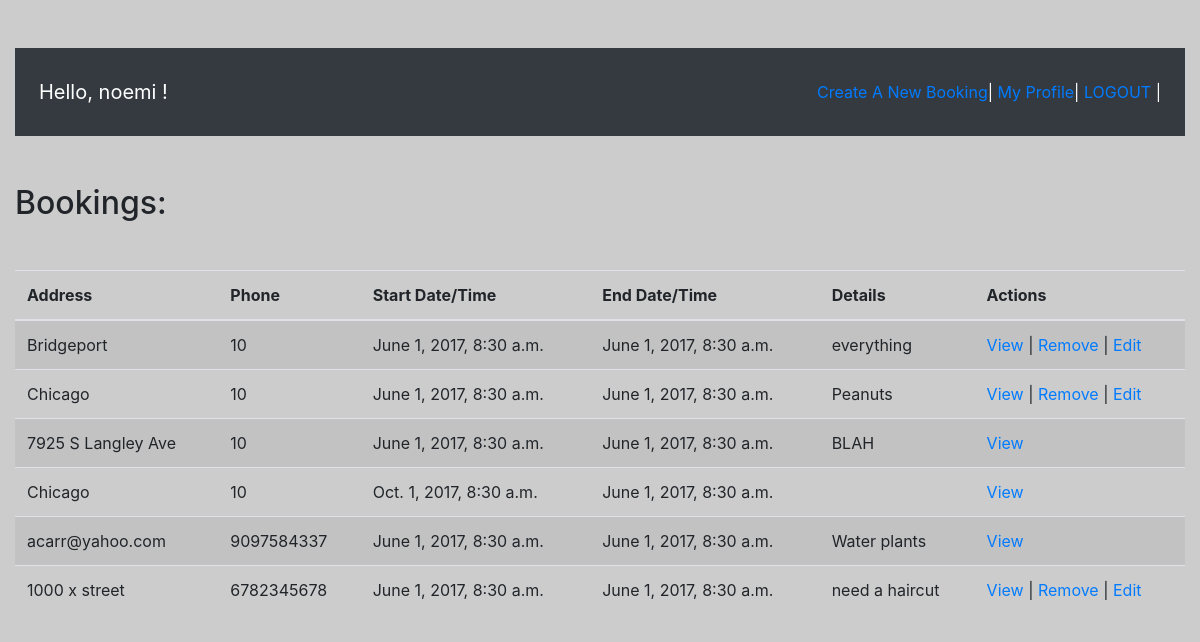
Page /dash (signed in) on the committed database.
### exam_app/models.py (models this page shows)
class User(models.Model):
    first_name = models.CharField(max_length=45)
    last_name = models.CharField(max_length=45)
    email = models.CharField(max_length=45)
    password = models.CharField(max_length=255)
    created_at = models.DateTimeField(auto_now_add=True)
    updated_at = models.DateTimeField(auto_now=True)
    objects=UserManager()

class Book(models.Model):
    address = models.CharField(max_length=255)
    phone = models.IntegerField()
    start = models.DateTimeField(max_length=45)
    end = models.DateTimeField(max_length=45)
    notes = models.CharField(max_length=255)
    creator = models.ForeignKey(User, related_name= "book")
    created_at = models.DateTimeField(auto_now_add=True)
    updated_at = models.DateTimeField(auto_now=True)
    objects=BookManager()

### exam_app/views.py (the view)
# urls.py: url(r'^dash$', views.dash), # This shows the dashboard for the users.
def dash(request):
    user= User.objects.get(id=request.session['user_id'])
    context = {
        'user': user,
        'all_books': Book.objects.all()
    }
    return render(request, 'dash.html', context)

### exam_app/templates/dash.html (shortened to what this page needs)
<!DOCTYPE html>
<html lang="en">
<head>
    <link rel="stylesheet" href="https://stackpath.bootstrapcdn.com/bootstrap/4.3.1/css/bootstrap.min.css"
>
</head>
<body>
    <div class="container-fluid mt-5">
        <nav class="navbar navbar-expand-lg navbar-dark bg-dark justify-content-between p-4 text-white">
            <a class="navbar-brand " href="#">Hello, {{request.session.user_name}} ! </a>
            <div>
                <a href="/book/new">Create A New Booking</a>|
                <a href="/profile/{{user.id}}">My Profile</a>|
                <a href="/logout">LOGOUT</a> |
            </div>
        </nav>
        <table class="table table-striped mt-5">
            <h2 class='mt-5'>Bookings: </h2>
            <thead>
                <tr>
                    <th scope="col">Address</th>
                    <th scope="col">Phone</th>
                    <th scope="col">Start Date/Time</th>
                    <th scope="col">End Date/Time</th>
                    <th scope="col">Details</th>
                    <th scope="col">Actions</th>
                </tr>
            </thead>
            <tbody>
                {% for book in all_books %}
                <tr>
                    <td>{{book.address}}</td>
                    <td>{{book.phone}}</td>
                    <td>{{book.start}}</td>
                    <td>{{book.end}}</td>
                    <td>{{book.notes}}</td>
                    <td>
                        <a href="/book/{{book.id}}">View</a>
                        {% if book.creator == user %}
                        | <a href="/book/{{book.id}}/delete">Remove</a>
                        | <a href="/book/edit/{{book.id}}">Edit</a>
                        {% endif %}
                    </td>
                </tr>
                {% endfor %}
            </tbody>
        </table>
    </div>
</body>
</html>

### exam_app/templates/dash.html (style rules this page uses)
body { background-image: url("exam_app\static\exam_app\img\nanny+icon.png"); background-color: #cccccc; }

### rows in the picture
User: session.user_name "noemi"
Book: address "Bridgeport", phone "10", start "June 1, 2017, 8:30 a.m.", end "June 1, 2017, 8:30 a.m.", notes "everything"
Book: address "Chicago", phone "10", start "June 1, 2017, 8:30 a.m.", end "June 1, 2017, 8:30 a.m.", notes "Peanuts"
Book: address "7925 S Langley Ave", phone "10", start "June 1, 2017, 8:30 a.m.", end "June 1, 2017, 8:30 a.m.", notes "BLAH"
Book: address "Chicago", phone "10", start "Oct. 1, 2017, 8:30 a.m.", end "June 1, 2017, 8:30 a.m."
Book: address "acarr@yahoo.com", phone "9097584337", start "June 1, 2017, 8:30 a.m.", end "June 1, 2017, 8:30 a.m.", notes "Water plants"
Book: address "1000 x street", phone "6782345678", start "June 1, 2017, 8:30 a.m.", end "June 1, 2017, 8:30 a.m.", notes "need a haircut"
